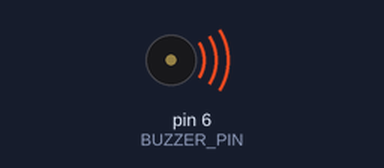
This sketch was run on a simulated Arduino Uno, built with avr-gcc and run on an emulated ATmega328P. Shown: buzzer (waves = sounding).

Above: at 0.5 s.
Timing chart, 0 to 4.6 s (numbered marks = the images above):
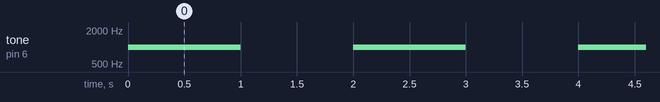

The sketch:

final_buzzer_0.ino
```cpp
#define BUZZER_PIN 6

void setup() {
  pinMode(BUZZER_PIN, OUTPUT); // Set buzzer pin as output
}

void loop() {
  tone(BUZZER_PIN, 1000); // Generate a 1000 Hz tone
  delay(1000); // Wait for 1 second
  noTone(BUZZER_PIN); // Stop the tone
  delay(1000); // Wait for 1 second
}
```

Measured:
- by itself, tone on pin 6 (BUZZER_PIN): alternates 1000 Hz for 1.0 s and silent for 1.0 s
